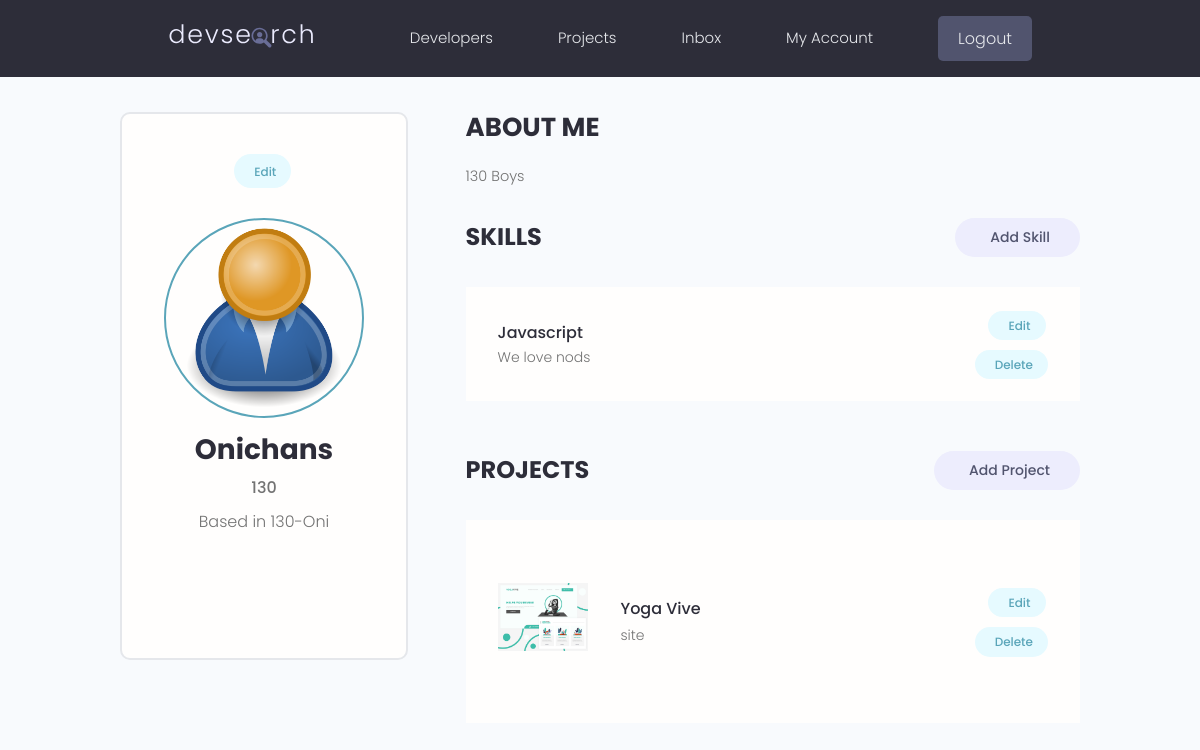
/account/ (signed in), run on the app's committed database.
### users/models.py (models this page shows, shortened)
class Profile(models.Model):
    user = models.OneToOneField(User,on_delete = models.CASCADE,null=True,blank=True)
    name = models.CharField(max_length=200,null=True,blank=True)
    email = models.EmailField(max_length=200,null=True,blank=True)
    username = models.CharField(max_length=200,null=True,blank=True)
    location = models.CharField(max_length=200,null=True,blank=True)
    short_intro = models.CharField(max_length=200,null=True,blank=True)
    bio = models.TextField(null=True,blank=True)
    profile_image = models.ImageField(null=True,blank=True,upload_to = 'profiles/',default='profiles/user-default.png')
    social_github = models.CharField(max_length=200,null=True,blank=True)
    social_twitter = models.CharField(max_length=200,null=True,blank=True)
    social_linkedin = models.CharField(max_length=200,null=True,blank=True)
    social_youtube = models.CharField(max_length=200,null=True,blank=True)
    social_website = models.CharField(max_length=200,null=True,blank=True)
    created = models.DateTimeField(auto_now_add=True)
    id = models.UUIDField(default=uuid.uuid4,unique=True,primary_key=True,editable=False)
    class Meta:
        ordering = ['created']
    @property
    def imgURL(self):
        try:
            url = self.profile_image.url
        except:
            url = ''
        return url

class Skill(models.Model):
    owner = models.ForeignKey(Profile,null=True,blank=True,on_delete=models.SET_NULL)
    name = models.CharField(max_length=200,null=True,blank=True)
    description = models.TextField(null=True,blank=True)
    created = models.DateTimeField(auto_now_add=True)
    id = models.UUIDField(default=uuid.uuid4,unique=True,primary_key=True,editable=False)

### projects/models.py (models this page shows, shortened)
class Project(models.Model):
    owner = models.ForeignKey(Profile,null=True,blank=True,on_delete=models.CASCADE)
    title = models.CharField(max_length=200)
    description = models.TextField(null=True,blank=True)
    featured_image = models.ImageField(null=True,blank=True,default="default.jpg")
    demo_link = models.CharField(max_length=2000,null=True,blank=True)
    source_link = models.CharField(max_length=2000,null=True,blank=True)
    tags =  models.ManyToManyField('Tag',blank=True)
    vote_total = models.IntegerField(default=0,null=True,blank=True)
    vote_ratio = models.IntegerField(default=0,null=True,blank=True)
    created = models.DateTimeField(auto_now_add=True)
    id = models.UUIDField(default=uuid.uuid4,unique=True,primary_key=True,editable=False)
    class Meta:
        ordering = ['-vote_ratio','-vote_total','title']
    @property
    def imgURL(self):
        try:
            url = self.featured_image.url
        except:
            url = ''
        return url

### users/views.py (the view)
# urls.py: path('account/',views.userAccount,name="account"),
@login_required(login_url="login")
def userAccount(request):
    profile = request.user.profile
    skills = profile.skill_set.all()
    projects = profile.project_set.all()
    context = {'profile':profile,'skills':skills,'projects':projects}
    return render (request,'users/account.html',context)

### users/templates/users/account.html (shortened to what this page needs)
{% extends 'main.html' %}
{% block content %}
  <main class="settingsPage profile my-md">
    <div class="container">
      <div class="layout">
        <div class="column column--1of3">
          <div class="card text-center">
            <div class="card__body dev">
              <a class="tag tag--pill tag--main settings__btn" href="{% url 'edit-account' %}"> Edit</a>
              <img class="avatar avatar--xl dev__avatar" src="{{profile.imgURL}}" />
              <h2 class="dev__name">{{profile.name}}</h2>
              <p class="dev__title">{{profile.short_intro}}</p>
              <p class="dev__location">Based in {{profile.location}}</p>
              <ul class="dev__social">
              </ul>
            </div>
          </div>
        </div>
        <div class="column column--2of3">
          <div class="devInfo">
            <h3 class="devInfo__title">About Me</h3>
            <p class="devInfo__about">
              {{profile.bio}}
            </p>
          </div>
          <div class="settings">
            <h3 class="settings__title">Skills</h3>
            <a class="tag tag--pill tag--sub settings__btn tag--lg" href="{% url 'create-skill' %}"> Add Skill</a>
          </div>
          <table class="settings__table">
            {% for skill in skills %}
            <tr>
              <td class="settings__tableInfo">
                <h4>{{skill.name}}</h4>
                <p>
                  {{skill.description}}
                </p>
              </td>
              <td class="settings__tableActions">
                <a class="tag tag--pill tag--main settings__btn" href="{% url 'update-skill' skill.id%}"> Edit</a>
                <a class="tag tag--pill tag--main settings__btn" href="{% url 'delete-skill' skill.id%}?next=/account">
                  Delete</a>
              </td>
            </tr>
            {% endfor %}
          </table>
          <div class="settings">
            <h3 class="settings__title">Projects</h3>
            <a class="tag tag--pill tag--sub settings__btn tag--lg" href="{% url 'create-project' %}"> Add Project</a>
          </div>
          <table class="settings__table">
            {% for project in projects %}
            <tr>
              <td class="settings__thumbnail">
                <a href="{% url 'project' project.id %}"><img src="{{project.imgURL}}" alt="Project Thumbnail" /></a>
              </td>
              <td class="settings__tableInfo">
                <a href="{% url 'project' project.id %}">{{project.title}}</a>
                <p>
                  {{project.description|slice:"150"}}
                </p>
              </td>
              <td class="settings__tableActions">
                <a class="tag tag--pill tag--main settings__btn" href="{% url 'update-project' project.id%}"> Edit</a>
                <a class="tag tag--pill tag--main settings__btn" href="{% url 'delete-project' project.id%}">
                  Delete</a>
              </td>
            </tr>
            {% endfor %}
          </table>
        </div>
      </div>
    </div>
  </main>
  {% endblock content %}

### static/styles/app.css (style rules this page uses)
:root { --color-sub: #2d2d39; }
.card { border: 2px solid var(--color-light); }
img { width: 100%; }
.profile .card > .dev { padding: 4rem; }
.dev__avatar { display: block; margin: auto; }
.dev__name { color: var(--color-sub); font-size: 2.8rem; font-weight: 700; margin-top: 1rem; margin-bottom: 0.5rem; }
.dev__title { font-size: 1.6rem; font-weight: 500; line-height: 1.3; }
.dev__location { margin-top: 1rem; }
.dev__social { margin: 3rem 0; list-style: none; display: flex; justify-content: center; gap: 1.5rem; }
.devInfo { margin-bottom: 3rem; }
.devInfo__title, .devInfo__subtitle { font-size: 2.6rem; color: var(--color-sub); text-transform: uppercase; font-weight: 700; margin-bottom: 1.5rem; }
.devInfo__about, .devSkill__info { font-size: 1.45rem; line-height: 1.7; text-align: justify; }
.settingsPage .dev > .settings__btn { display: inline-block; margin-bottom: 3rem; }
.settings { display: flex; justify-content: space-between; align-items: center; }
.settings__title { font-size: 2.4rem; text-transform: uppercase; font-weight: 700; color: var(--color-sub); }
.settings__table { margin-top: 3rem; margin-bottom: 5rem; padding: 0 3rem; background: var(--color-white); }
.settings__table tr { width: 100%; }
.settings__table tr > td { padding: 2rem 0; }
.settings__thumbnail { width: 23%; min-width: 10rem; }
.settings__thumbnail img { padding-right: 3rem; height: 15rem; object-fit: contain; }
.settings__tableInfo { width: 100%; }
.settings__tableInfo h4, .settings__tableInfo a { padding-right: 1rem; width: auto; font-size: 1.6rem; font-weight: 500; color: var(--color-sub); }
.settings__tableInfo p { font-size: 1.4rem; }
.settings__tableActions { text-align: right; }

### static/uikit/styles/modules/_variables.css (style rules this page uses)
:root { --color-main: #5aa5b9; --color-main-light: #e6faff; --color-sub: #3f4156; --color-sub-light: #51546e; --color-sub-lighter: #ededfd; --color-text: #737373; --color-gray: #8b8b8b; --color-light: #e5e7eb; --color-light-gray: #767676; --color-bg: #f8fafd; --color-white: #fffefd; --color-white-light: #f3f3f3; --color-success: #359e64; --color-success-bg: #def8e8; --color-error: #fc4b0b; --color-error-bg: #fff2ee; --font-base: 'Poppins', arial, helvetica, 'Segoe UI', roboto, ubuntu, sans-serif; --font-monospace: 'Fira Code', 'Courier New', courier, monospace; --font-regular: 300; --font-medium: 500; --font-bold: 700; --generic-shadow: 1px 1px 5px #00000010; --generic-transition: all 0.3s ease-in-out; }

### static/uikit/styles/modules/_base.css (style rules this page uses)
* { margin: 0; padding: 0; box-sizing: border-box; text-rendering: optimizeLegibility; color: inherit; font-size: inherit; }
html { font-size: 50%; }
@media only screen and (min-width: 480px) { html { font-size: 56.25%; } }
@media only screen and (min-width: 1200px) { html { font-size: 62.5%; } }
body { line-height: 1.6; font-weight: 400; font-size: 1.5rem; color: var(--color-text); background-color: var(--color-bg); min-height: 100vh; }

### static/uikit/styles/modules/_typography.css (style rules this page uses)
* { font-family: var(--font-base); }
h2 { font-size: 3.6rem; font-weight: var(--font-bold); }
h3 { font-size: 3.2rem; font-weight: var(--font-medium); }
h4 { font-size: 2.8rem; font-weight: var(--font-medium); }
p, span, strong { font-size: 1.6rem; color: var(--color-text); font-weight: var(--font-regular); }
a { padding-bottom: 2px; text-decoration: none; display: inline-block; color: var(--color-main); font-weight: var(--font-medium); }

### static/uikit/styles/modules/_utilities.css (style rules this page uses)
.container { width: 92%; max-width: 165rem; margin: 0 auto; box-sizing: border-box; }
@media screen and (min-width: 1000px) { .container { width: 90%; } }
@media screen and (min-width: 1200px) { .container { width: 80%; } }
.text-center { text-align: center; }
.my-md { margin: 3rem auto; }

### static/uikit/styles/modules/_avatar.css (style rules this page uses)
.avatar { border-radius: 50%; border: 2px solid var(--color-main); object-fit: cover; }
.avatar--xl { height: 20rem; width: 20rem; }

### static/uikit/styles/modules/_card.css (style rules this page uses)
.card { border-radius: 1rem; background-color: var(--color-white); border: 1.5px solid var(--color-light); width: auto; height: auto; margin-top: 0.5rem; margin-bottom: 0.5rem; overflow: hidden; }
.card__body, .card__header { padding: 2rem 2.5rem; }

### static/uikit/styles/modules/_layout.css (style rules this page uses)
.layout { display: flex; flex-flow: row wrap; justify-content: space-between; }
.layout > .column { margin-bottom: 3rem; }
.layout > .column.column--1of3 { flex-basis: 30%; }
.layout > .column.column--2of3 { flex-basis: 64%; }

### data on the page
Profile: imgURL (placeholder picture), name "Onichans", short_intro "130", location "130-Oni", bio "130 Boys"
Skill: name "Javascript", description "We love nods"
Project: imgURL (picture), title "Yoga Vive", description "site"
